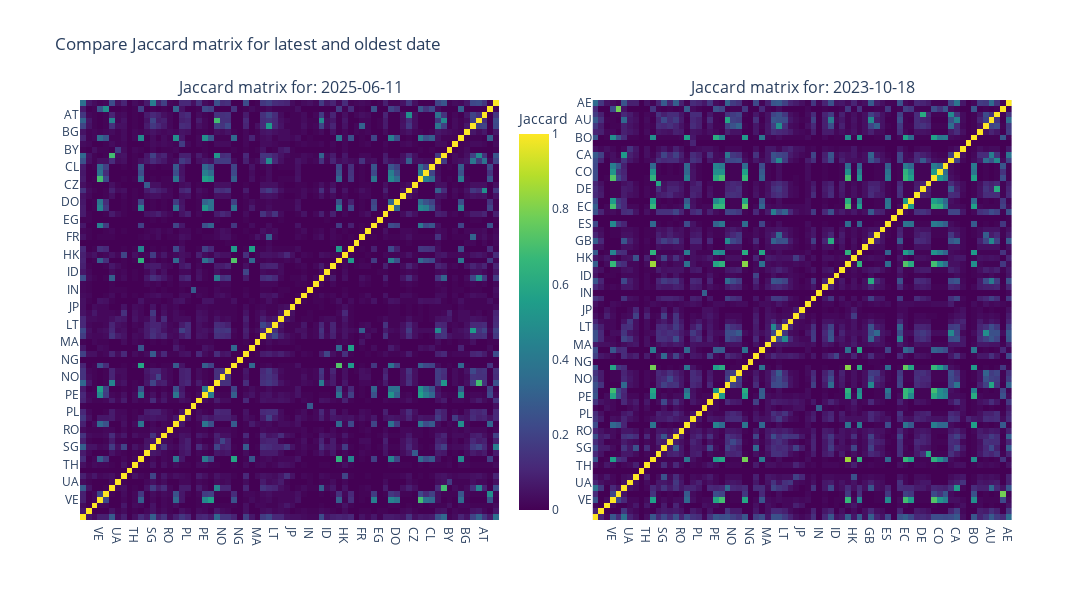

The notebook cell saved with this chart:
### Code cell
def jaccard_matrix(df_subset):
    countries = df_subset['country'].unique()
    sets = {c: set(df_subset[df_subset['country']==c]['spotify_id']) for c in countries}
    matrix = pd.DataFrame(index=countries, columns=countries, dtype=float)
    for a in countries:
        for b in countries:
            inter = sets[a].intersection(sets[b])
            union = sets[a].union(sets[b])
            matrix.loc[a,b] = len(inter)/len(union) if union else np.nan
    return matrix

# LATEST DATE
latest_date = df['snapshot_date'].max()
df_latest = df[df['snapshot_date'] == latest_date]
matrix_latest = jaccard_matrix(df_latest)

# OLDEST DATE
oldest_date = df['snapshot_date'].min()
df_oldest = df[df['snapshot_date'] == oldest_date]
matrix_oldest = jaccard_matrix(df_oldest)

vmin = min(matrix_latest.min().min(), matrix_oldest.min().min())
vmax = max(matrix_latest.max().max(), matrix_oldest.max().max())

# Create subplots in 1 view 
fig = make_subplots(rows=1, cols=2, subplot_titles=[f"Jaccard matrix for: {latest_date}", f"Jaccard matrix for: {oldest_date}"])

# START create heatmap for latest date
fig.add_trace(
    go.Heatmap(
        z=matrix_latest.values,
        x=matrix_latest.columns,
        y=matrix_latest.index,
        colorscale='Viridis',
        zmin=vmin,
        zmax=vmax,
        colorbar=dict(title="Jaccard", x=0.46)  
    ),
    row=1, col=1
)
# END create heatmap for latest date

# START create heatmap for oldest date
fig.add_trace(
    go.Heatmap(
        z=matrix_oldest.values,
        x=matrix_oldest.columns,
        y=matrix_oldest.index,
        colorscale='Viridis',
        zmin=vmin,
        zmax=vmax,
        showscale=False  # without second scale
    ),
    row=1, col=2
)
# END create heatmap for oldest date

fig.update_layout(
    width=1200,
    height=600,
    title="Compare Jaccard matrix for latest and oldest date",
)

fig.show()

### Figure 1 — Plotly figure (JSON) as saved in the notebook; plotly's stock layout.template omitted (floating-point values rounded to 4 significant figures; data arrays with more than 128 entries replaced by an {"elided": "..."} marker saying what was removed)
{"data": [{"colorbar": {"title": {"text": "Jaccard"}, "x": 0.46}, "colorscale": [[0, "#440154"], [0.1111, "#482878"], [0.2222, "#3e4989"], [0.3333, "#31688e"], [0.4444, "#26828e"], [0.5556, "#1f9e89"], [0.6667, "#35b779"], [0.7778, "#6ece58"], [0.8889, "#b5de2b"], [1, "#fde725"]], "type": "heatmap", "x": ["", "ZA", "VN", "VE", "UY", "US", "UA", "TW", "TR", "TH", "SV", "SK", "SG", "SE", "SA", "RO", "PY", "PT", "PL", "PK", "PH", "PE", "PA", "NZ", "NO", "NL", "NI", "NG", "MY", "MX", "MA", "LV", "LU", "LT", "KZ", "KR", "JP", "IT", "IS", "IN", "IL", "IE", "ID", "HU", "HN", "HK", "GT", "GR", "FR", "FI", "ES", "EG", "EE", "EC", "DO", "DK", "DE", "CZ", "CR", "CO", "CL", "CH", "CA", "BY", "BR", "BO", "BG", "BE", "AU", "AT", "AR", "AE"], "xaxis": "x", "y": ["", "ZA", "VN", "VE", "UY", "US", "UA", "TW", "TR", "TH", "SV", "SK", "SG", "SE", "SA", "RO", "PY", "PT", "PL", "PK", "PH", "PE", "PA", "NZ", "NO", "NL", "NI", "NG", "MY", "MX", "MA", "LV", "LU", "LT", "KZ", "KR", "JP", "IT", "IS", "IN", "IL", "IE", "ID", "HU", "HN", "HK", "GT", "GR", "FR", "FI", "ES", "EG", "EE", "EC", "DO", "DK", "DE", "CZ", "CR", "CO", "CL", "CH", "CA", "BY", "BR", "BO", "BG", "BE", "AU", "AT", "AR", "AE"], "yaxis": "y", "z": {"elided": "72x72 float values"}, "zmax": 1, "zmin": 0}, {"colorscale": [[0, "#440154"], [0.1111, "#482878"], [0.2222, "#3e4989"], [0.3333, "#31688e"], [0.4444, "#26828e"], [0.5556, "#1f9e89"], [0.6667, "#35b779"], [0.7778, "#6ece58"], [0.8889, "#b5de2b"], [1, "#fde725"]], "showscale": false, "type": "heatmap", "x": ["", "ZA", "VN", "VE", "UY", "US", "UA", "TW", "TR", "TH", "SV", "SK", "SG", "SE", "SA", "RO", "PY", "PT", "PL", "PK", "PH", "PE", "PA", "NZ", "NO", "NL", "NI", "NG", "MY", "MX", "MA", "LV", "LU", "LT", "KZ", "KR", "JP", "IT", "IS", "IN", "IL", "IE", "ID", "HU", "HN", "HK", "GT", "GR", "GB", "FR", "FI", "ES", "EG", "EE", "EC", "DO", "DK", "DE", "CZ", "CR", "CO", "CL", "CH", "CA", "BY", "BR", "BO", "BG", "BE", "AU", "AT", "AR", "AE"], "xaxis": "x2", "y": ["", "ZA", "VN", "VE", "UY", "US", "UA", "TW", "TR", "TH", "SV", "SK", "SG", "SE", "SA", "RO", "PY", "PT", "PL", "PK", "PH", "PE", "PA", "NZ", "NO", "NL", "NI", "NG", "MY", "MX", "MA", "LV", "LU", "LT", "KZ", "KR", "JP", "IT", "IS", "IN", "IL", "IE", "ID", "HU", "HN", "HK", "GT", "GR", "GB", "FR", "FI", "ES", "EG", "EE", "EC", "DO", "DK", "DE", "CZ", "CR", "CO", "CL", "CH", "CA", "BY", "BR", "BO", "BG", "BE", "AU", "AT", "AR", "AE"], "yaxis": "y2", "z": {"elided": "73x73 float values"}, "zmax": 1, "zmin": 0}], "layout": {"annotations": [{"font": {"size": 16}, "showarrow": false, "text": "Jaccard matrix for: 2025-06-11", "x": 0.225, "xanchor": "center", "xref": "paper", "y": 1, "yanchor": "bottom", "yref": "paper"}, {"font": {"size": 16}, "showarrow": false, "text": "Jaccard matrix for: 2023-10-18", "x": 0.775, "xanchor": "center", "xref": "paper", "y": 1, "yanchor": "bottom", "yref": "paper"}], "height": 600, "title": {"text": "Compare Jaccard matrix for latest and oldest date"}, "width": 1200, "xaxis": {"anchor": "y", "domain": [0, 0.45]}, "xaxis2": {"anchor": "y2", "domain": [0.55, 1]}, "yaxis": {"anchor": "x", "domain": [0, 1]}, "yaxis2": {"anchor": "x2", "domain": [0, 1]}}}
